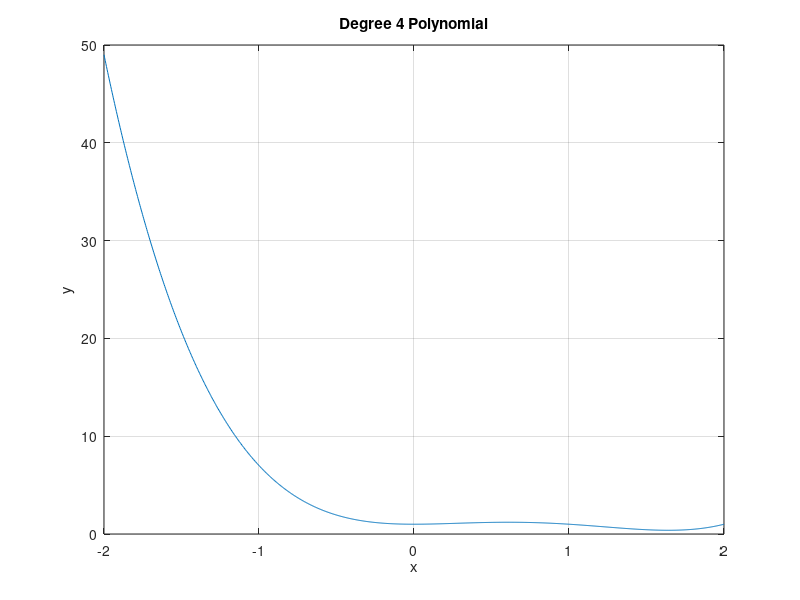
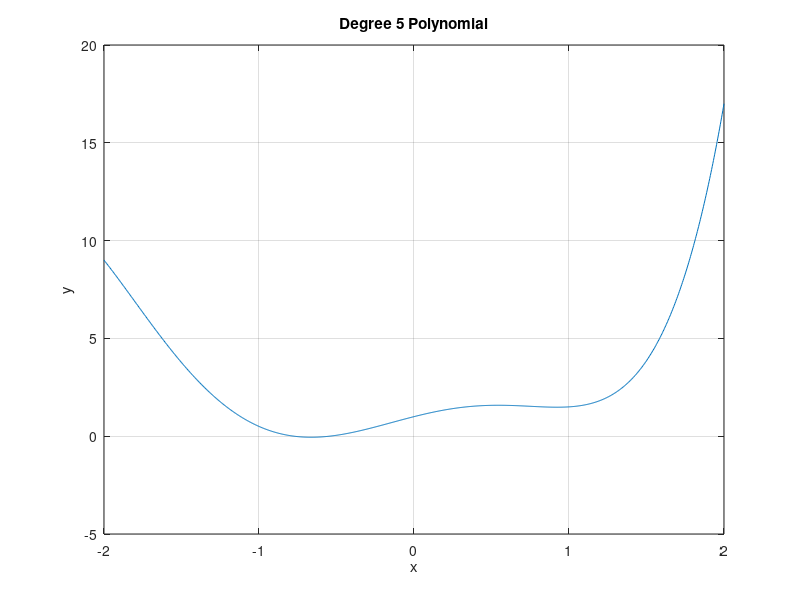
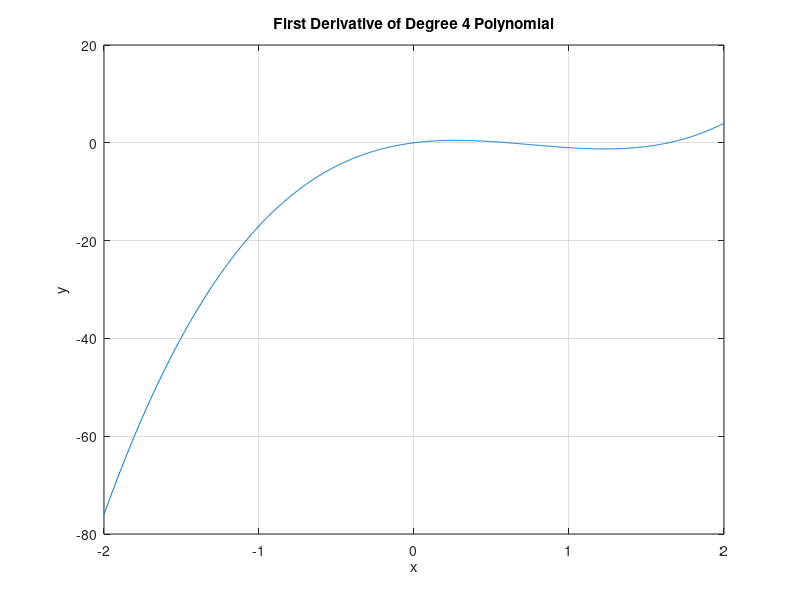
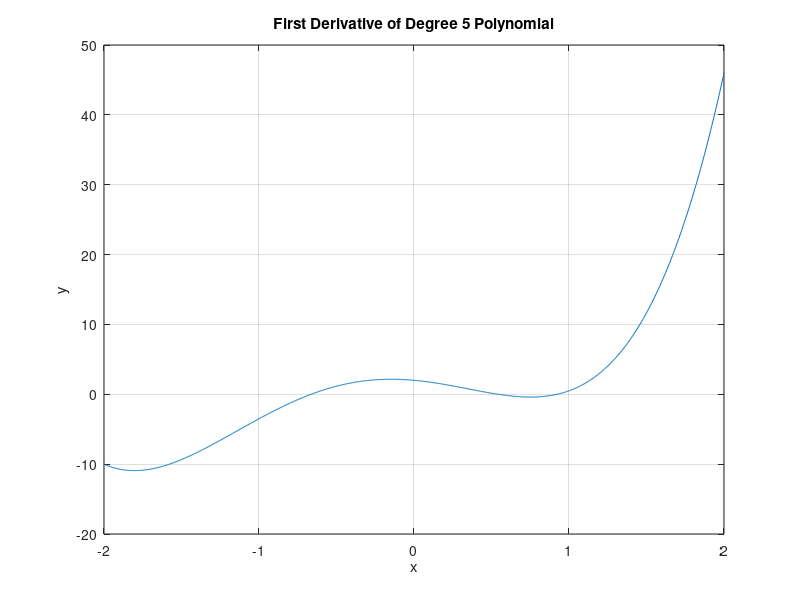

Write MATLAB code to recreate these figures, in order.
%% Plotting the graphs of polynomials of degree 4 and 5, their 
%%first and second derivatives and analysis of these graphs.

%Shushank

close all;
clc;

% Define a range of x values
x = linspace(-2, 2, 1000);

% Define coefficients for the degree 4 and 5 polynomials
coefficients_deg4 = [1, -3, 2, 0, 1];
coefficients_deg5 = [0.5, 1, -2, -1, 2, 1];

% Evaluate the polynomials and their derivatives
poly_deg4 = polyval(coefficients_deg4, x);
poly_deg5 = polyval(coefficients_deg5, x);

% Calculate first and second derivatives
poly_deg4_derivative1 = polyder(coefficients_deg4);
poly_deg5_derivative1 = polyder(coefficients_deg5);

poly_deg4_derivative2 = polyder(poly_deg4_derivative1);
poly_deg5_derivative2 = polyder(poly_deg5_derivative1);

% Create graph for Degree 4 Polynomial
figure(1);
plot(x, poly_deg4);
title('Degree 4 Polynomial');
xlabel('x');
ylabel('y');
grid on;

% Create graph for Degree 5 Polynomial
figure(2);
plot(x, poly_deg5);
title('Degree 5 Polynomial');
xlabel('x');
ylabel('y');
grid on;

% Create graph for First Derivative of Degree 4 Polynomial
figure(3);
plot(x, polyval(poly_deg4_derivative1, x));
title('First Derivative of Degree 4 Polynomial');
xlabel('x');
ylabel('y');
grid on;

% Create graph for First Derivative of Degree 5 Polynomial
figure(4);
plot(x, polyval(poly_deg5_derivative1, x));
title('First Derivative of Degree 5 Polynomial');
xlabel('x');
ylabel('y');
grid on;

% Create graph for Second Derivative of Degree 4 Polynomial
figure(5);
plot(x, polyval(poly_deg4_derivative2, x));
title('Second Derivative of Degree 4 Polynomial');
xlabel('x');
ylabel('y');
grid on;

% Create graph for Second Derivative of Degree 5 Polynomial
figure(6);
plot(x, polyval(poly_deg5_derivative2, x));
title('Second Derivative of Degree 5 Polynomial');
xlabel('x');
ylabel('y');
grid on;
